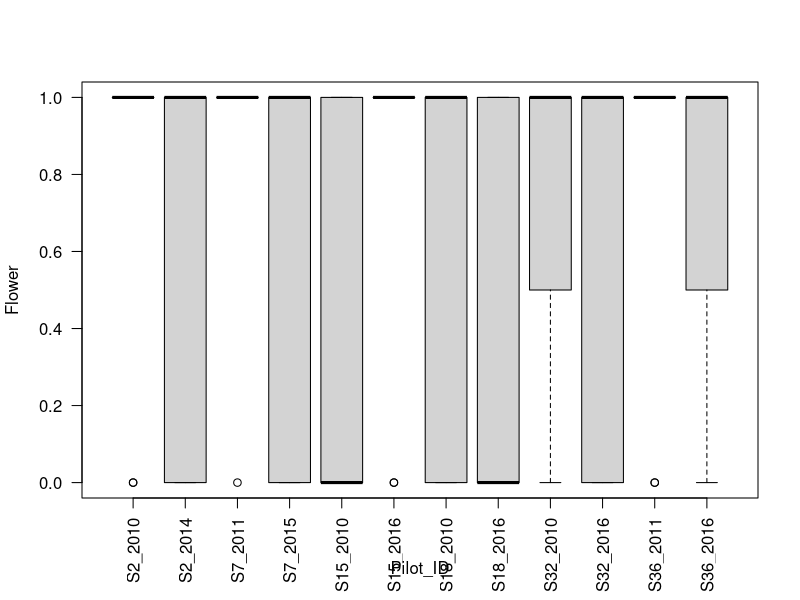

The R source for this figure: (Note: this script raises an error after producing the figure.)
###########
#Pilot Rescue Data Analysis
###########

setwd("/Users/daniel_anstett/Dropbox/a_Resurrection/Data")
Y <- read.csv("pilot.csv", header=T)

bench<-subset(Y, Treatment=="A"|Treatment=="B"|Treatment=="C"|Treatment=="D")
names(bench)
attach(bench)


#Flower Graphs
boxplot(Flower~Pilot_ID, las=2, names = c("S2_2010", "S2_2014","S7_2011","S7_2015","S15_2010","S15_2016",
            "S18_2010","S18_2016","S32_2010","S32_2016","S36_2011","S36_2016"))
#Survival Graphs
boxplot(Death~Pilot_ID, las=2, names = c("S2_2010", "S2_2014","S7_2011","S7_2015","S15_2010","S15_2016",
                                          "S18_2010","S18_2016","S32_2010","S32_2016","S36_2011","S36_2016"))
#Biomass Graph
boxplot(Biomass~Pilot_ID, las=2, names = c("S2_2010", "S2_2014","S7_2011","S7_2015","S15_2010","S15_2016",
                                          "S18_2010","S18_2016","S32_2010","S32_2016","S36_2011","S36_2016"))
#Belowground Biomass Graph
boxplot(Roots~Pilot_ID, las=2, names = c("S2_2010", "S2_2014","S7_2011","S7_2015","S15_2010","S15_2016",
                                          "S18_2010","S18_2016","S32_2010","S32_2016","S36_2011","S36_2016"))











